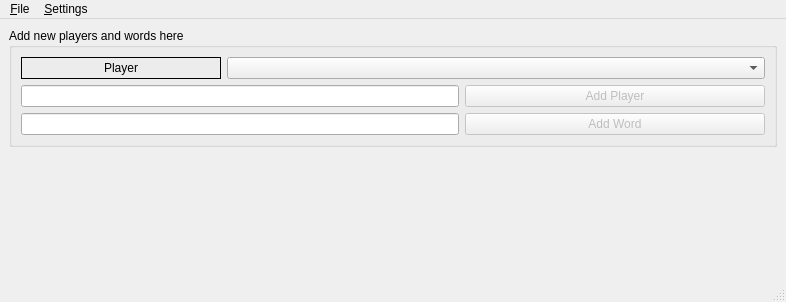
<?xml version="1.0" encoding="UTF-8"?>
<ui version="4.0">
 <class>MainWindow</class>
 <widget class="QMainWindow" name="MainWindow">
  <property name="geometry">
   <rect>
    <x>0</x>
    <y>0</y>
    <width>786</width>
    <height>302</height>
   </rect>
  </property>
  <property name="windowTitle">
   <string>Ah Counter</string>
  </property>
  <widget class="QWidget" name="centralwidget">
   <layout class="QVBoxLayout" name="verticalLayout">
    <item>
     <widget class="QGroupBox" name="groupBox">
      <property name="title">
       <string>Add new players and words here</string>
      </property>
      <layout class="QVBoxLayout" name="verticalLayout_2">
       <item>
        <layout class="QHBoxLayout" name="horizontalLayout_2">
         <item>
          <widget class="QLabel" name="label">
           <property name="maximumSize">
            <size>
             <width>200</width>
             <height>16777215</height>
            </size>
           </property>
           <property name="frameShape">
            <enum>QFrame::Box</enum>
           </property>
           <property name="frameShadow">
            <enum>QFrame::Plain</enum>
           </property>
           <property name="text">
            <string>Player</string>
           </property>
           <property name="alignment">
            <set>Qt::AlignCenter</set>
           </property>
          </widget>
         </item>
         <item>
          <widget class="QComboBox" name="cbName"/>
         </item>
        </layout>
       </item>
       <item>
        <layout class="QHBoxLayout" name="horizontalLayout">
         <item>
          <widget class="QLineEdit" name="leName">
           <property name="maximumSize">
            <size>
             <width>16777215</width>
             <height>16777215</height>
            </size>
           </property>
           <property name="inputMethodHints">
            <set>Qt::ImhNone</set>
           </property>
          </widget>
         </item>
         <item>
          <widget class="QPushButton" name="btnAddName">
           <property name="enabled">
            <bool>false</bool>
           </property>
           <property name="minimumSize">
            <size>
             <width>300</width>
             <height>0</height>
            </size>
           </property>
           <property name="maximumSize">
            <size>
             <width>300</width>
             <height>16777215</height>
            </size>
           </property>
           <property name="text">
            <string>Add Player</string>
           </property>
          </widget>
         </item>
        </layout>
       </item>
       <item>
        <layout class="QHBoxLayout" name="horizontalLayout_3">
         <item>
          <widget class="QLineEdit" name="leSpecie">
           <property name="maximumSize">
            <size>
             <width>16777215</width>
             <height>16777215</height>
            </size>
           </property>
          </widget>
         </item>
         <item>
          <widget class="QPushButton" name="btnAddSpecie">
           <property name="enabled">
            <bool>false</bool>
           </property>
           <property name="minimumSize">
            <size>
             <width>300</width>
             <height>0</height>
            </size>
           </property>
           <property name="maximumSize">
            <size>
             <width>300</width>
             <height>16777215</height>
            </size>
           </property>
           <property name="text">
            <string>Add Word</string>
           </property>
          </widget>
         </item>
        </layout>
       </item>
      </layout>
     </widget>
    </item>
    <item>
     <spacer name="verticalSpacer">
      <property name="orientation">
       <enum>Qt::Vertical</enum>
      </property>
      <property name="sizeHint" stdset="0">
       <size>
        <width>20</width>
        <height>40</height>
       </size>
      </property>
     </spacer>
    </item>
   </layout>
  </widget>
  <widget class="QMenuBar" name="menubar">
   <property name="geometry">
    <rect>
     <x>0</x>
     <y>0</y>
     <width>786</width>
     <height>33</height>
    </rect>
   </property>
   <widget class="QMenu" name="menu_File">
    <property name="title">
     <string>&amp;File</string>
    </property>
    <addaction name="action_Export"/>
   </widget>
   <widget class="QMenu" name="menu_Settings">
    <property name="title">
     <string>&amp;Settings</string>
    </property>
    <addaction name="action_Names"/>
    <addaction name="actionS_pecies"/>
   </widget>
   <addaction name="menu_File"/>
   <addaction name="menu_Settings"/>
  </widget>
  <widget class="QStatusBar" name="statusbar"/>
  <action name="action_Export">
   <property name="text">
    <string>&amp;Export</string>
   </property>
  </action>
  <action name="action_Names">
   <property name="text">
    <string>&amp;Names</string>
   </property>
  </action>
  <action name="actionS_pecies">
   <property name="text">
    <string>S&amp;pecies</string>
   </property>
  </action>
 </widget>
 <resources/>
 <connections/>
</ui>
